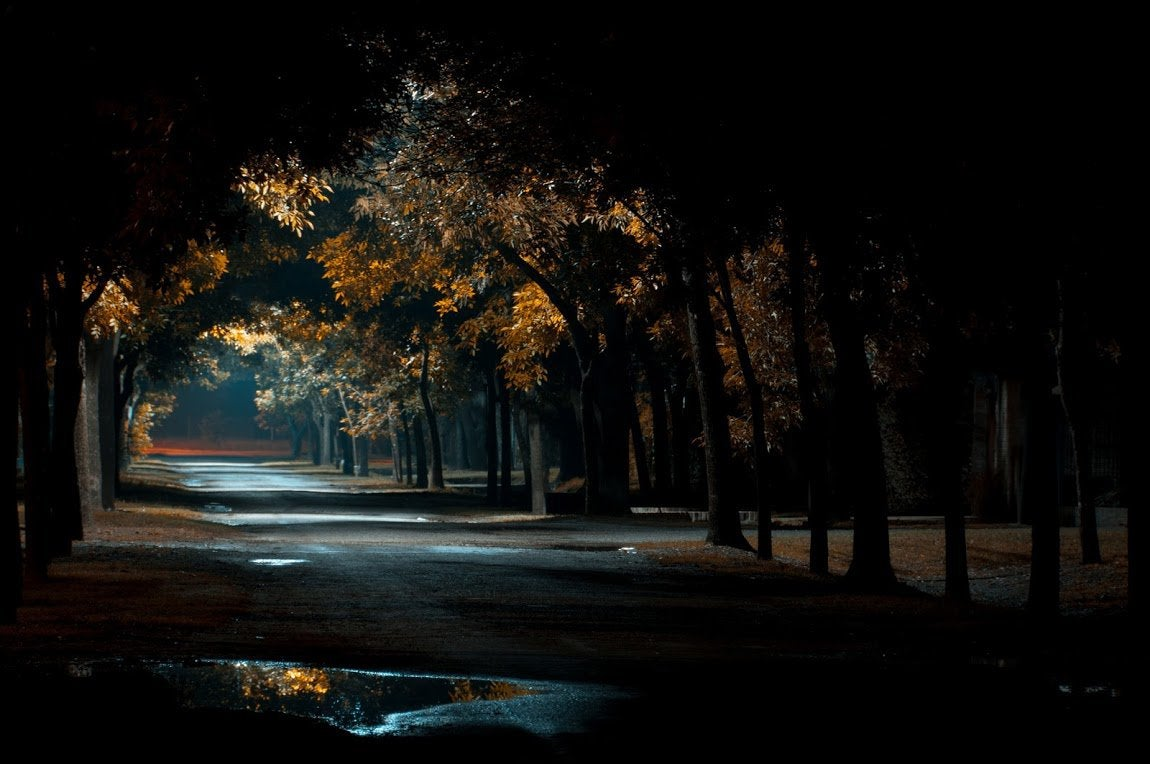
#> input picture Labs/lab2-Intensity Transformations/images/shadow road.jpg, 1150 x 764 px, found by its file name; its folder holds only this picture in this run
$ python hist_eq.py
#> lines starting #> are read from the running program, lines starting #| are printed output that depends on the picture
import matplotlib
import matplotlib.pyplot as plt
import numpy as np
import os
import matplotlib.image as mpimg

from skimage import data, img_as_float
from skimage import exposure

import sys

matplotlib.rcParams['font.size'] = 8


def plot_img_and_hist(image, axes, bins=256):
    """Plot an image along with its histogram and cumulative histogram.

    """
    image = img_as_float(image)
    ax_img, ax_hist = axes
    ax_cdf = ax_hist.twinx()

    # Display image
    ax_img.imshow(image, cmap=plt.cm.gray)
    ax_img.set_axis_off()

    # Display histogram
    ax_hist.hist(image.ravel(), bins=bins, histtype='step', color='black')
    ax_hist.ticklabel_format(axis='y', style='scientific', scilimits=(0, 0))
    ax_hist.set_xlabel('Pixel intensity')
    ax_hist.set_xlim(0, 1)
    ax_hist.set_yticks([])

    # Display cumulative distribution
    img_cdf, bins = exposure.cumulative_distribution(image, bins)
    ax_cdf.plot(bins, img_cdf, 'r')
    ax_cdf.set_yticks([])

    return ax_img, ax_hist, ax_cdf

if __name__ == "__main__":
    plt.close("all")

    image_dir = '.\\images\\'
    image_files = os.listdir(image_dir)

    for image_file in image_files[:]:

        img = mpimg.imread(image_dir+image_file)
#> img is the input picture: shape (764, 1150, 3); mean R, G, B 17.1, 16.7, 14.3
        # Load an example image
        #img = data.moon()
        # Contrast stretching
        p2, p98 = np.percentile(img, (2, 98))
#> p2 = 0; p98 = 118
        img_rescale = exposure.rescale_intensity(img, in_range=(p2, p98))
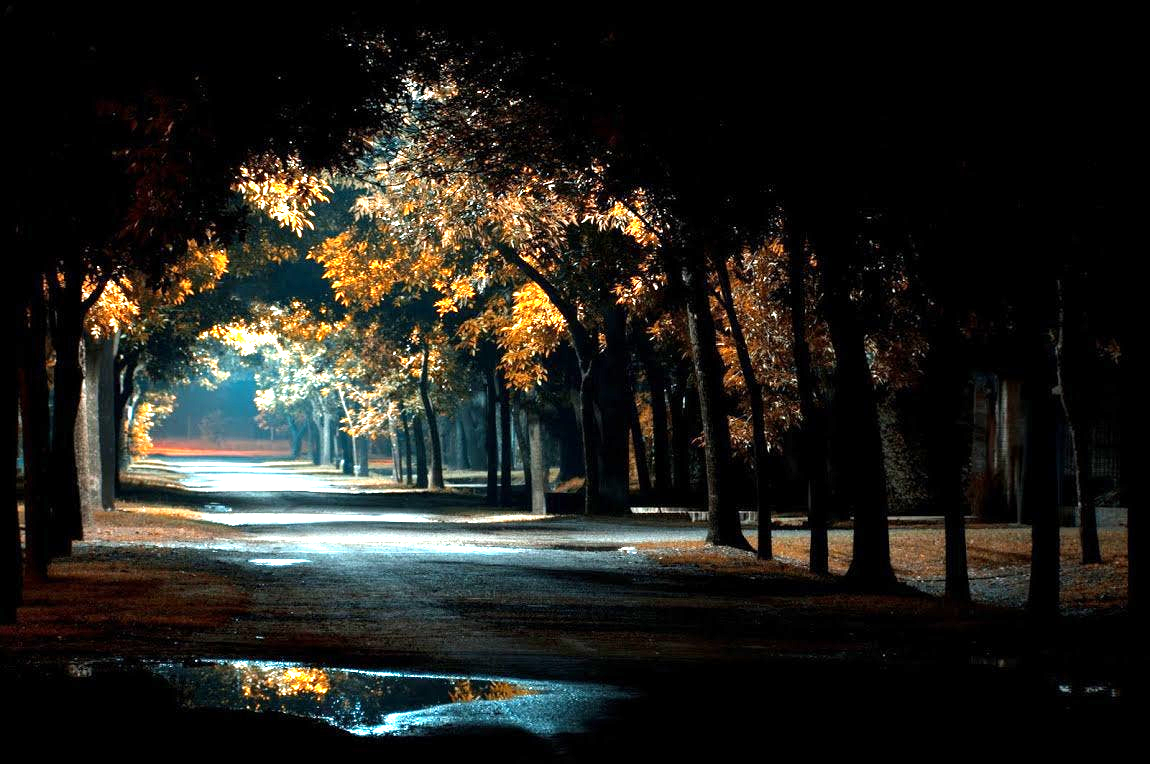
#> img_rescale: shape (764, 1150, 3); mean R, G, B 34.8, 34.1, 29.3

        # Equalization
        img_eq = exposure.equalize_hist(img)
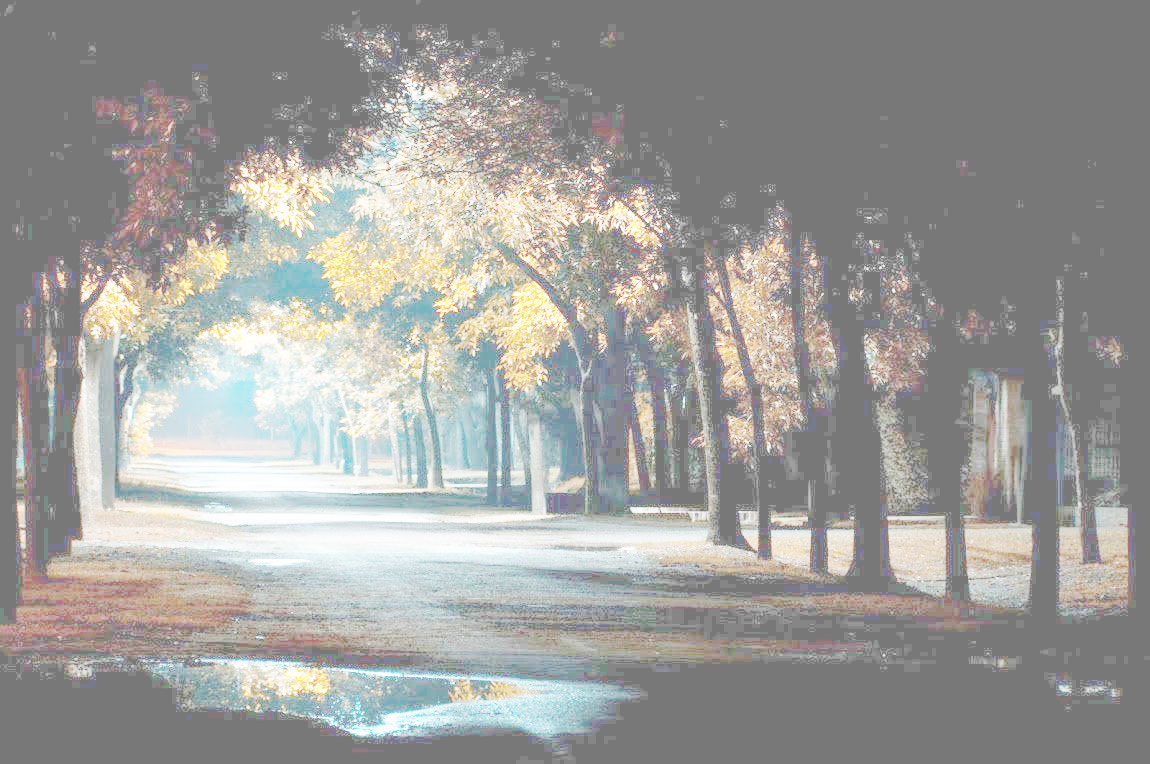
#> img_eq: shape (764, 1150, 3) float64; mean R, G, B 0.62, 0.619, 0.608

        # Adaptive Equalization
        img_adapteq = exposure.equalize_adapthist(img, clip_limit=0.03)
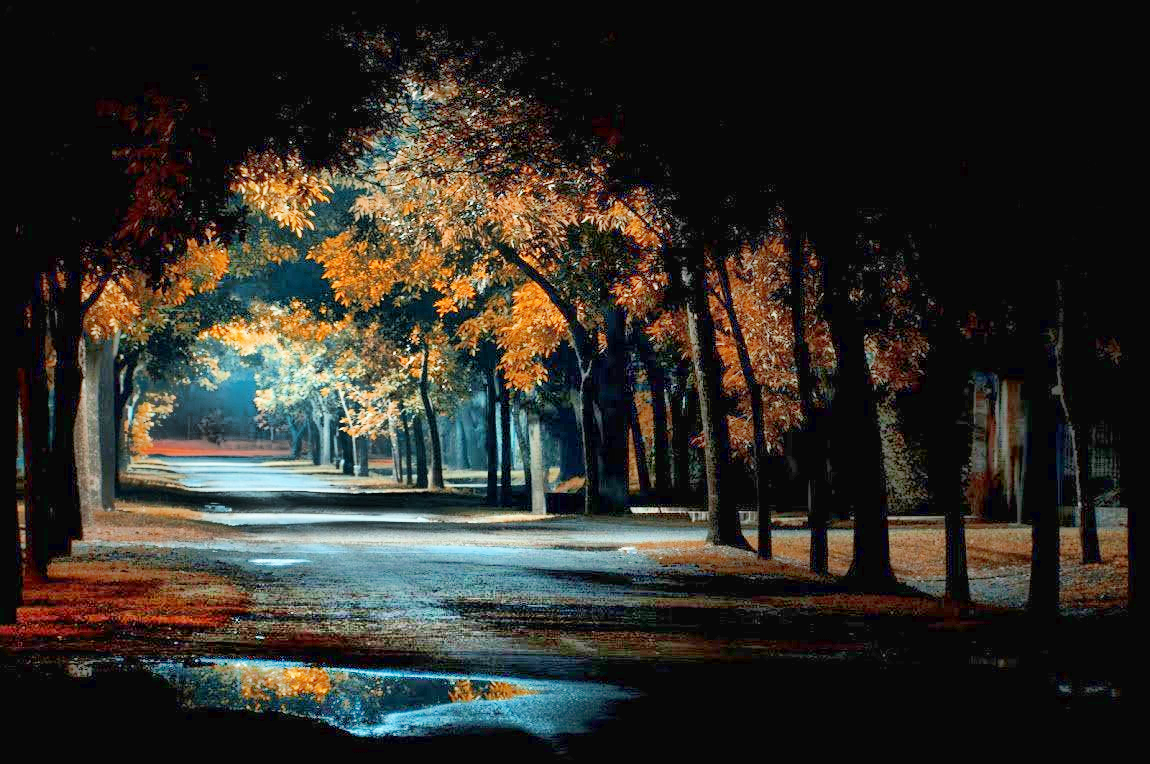
#> img_adapteq: shape (764, 1150, 3) float64; mean R, G, B 0.189, 0.18, 0.158

        # Display results
        fig = plt.figure(figsize=(8, 5))
        axes = np.zeros((2, 4), dtype=np.object)
        axes[0, 0] = fig.add_subplot(2, 4, 1)
        for i in range(1, 4):
            axes[0, i] = fig.add_subplot(2, 4, 1+i, sharex=axes[0,0], sharey=axes[0,0])
        for i in range(0, 4):
            axes[1, i] = fig.add_subplot(2, 4, 5+i)

        ax_img, ax_hist, ax_cdf = plot_img_and_hist(img, axes[:, 0])
#> in plot_img_and_hist, `img_cdf, bins = exposure.cumulative_distribution(image, bins)`: img_cdf = 256 values from 0.473 to 1; bins = 256 values from 0.00195 to 0.998
        ax_img.set_title('Low contrast image')

        y_min, y_max = ax_hist.get_ylim()
#> y_min = 0; y_max = 1310097.6
        ax_hist.set_ylabel('Number of pixels')
        ax_hist.set_yticks(np.linspace(0, y_max, 5))

        ax_img, ax_hist, ax_cdf = plot_img_and_hist(img_rescale, axes[:, 1])
        ax_img.set_title('Contrast stretching')

        ax_img, ax_hist, ax_cdf = plot_img_and_hist(img_eq, axes[:, 2])
        ax_img.set_title('Histogram equalization')

        ax_img, ax_hist, ax_cdf = plot_img_and_hist(img_adapteq, axes[:, 3])
        ax_img.set_title('Adaptive equalization')

        ax_cdf.set_ylabel('Fraction of total intensity')
        ax_cdf.set_yticks(np.linspace(0, 1, 5))

        # prevent overlap of y-axis labels
        fig.tight_layout()
        plt.show()
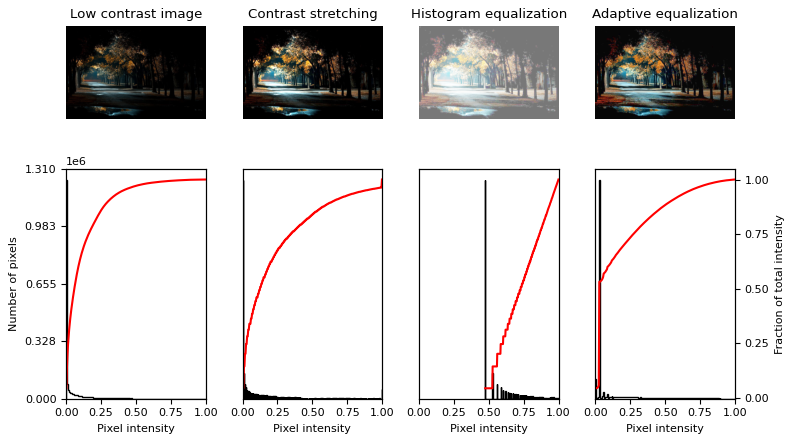
#> figure drawn by matplotlib, 12 panels; panel 12: curve peaks at x = 0.998, y = 1

$ run again, on Labs/lab2-Intensity Transformations/images/trailcam2.jpg
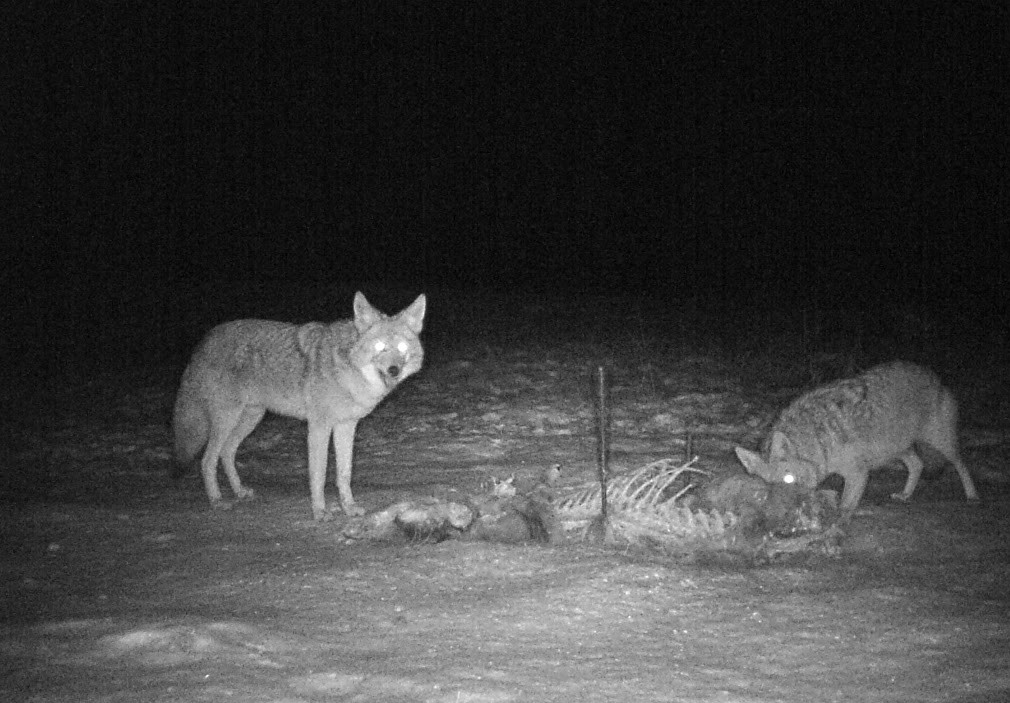
#> input picture Labs/lab2-Intensity Transformations/images/trailcam2.jpg, 1010 x 703 px, found by its file name
#> img is the input picture: shape (703, 1010, 3); min 0, max 255, mean 60.9
#> p2 = 7; p98 = 180
#> `img_eq = exposure.equalize_hist(img)`:
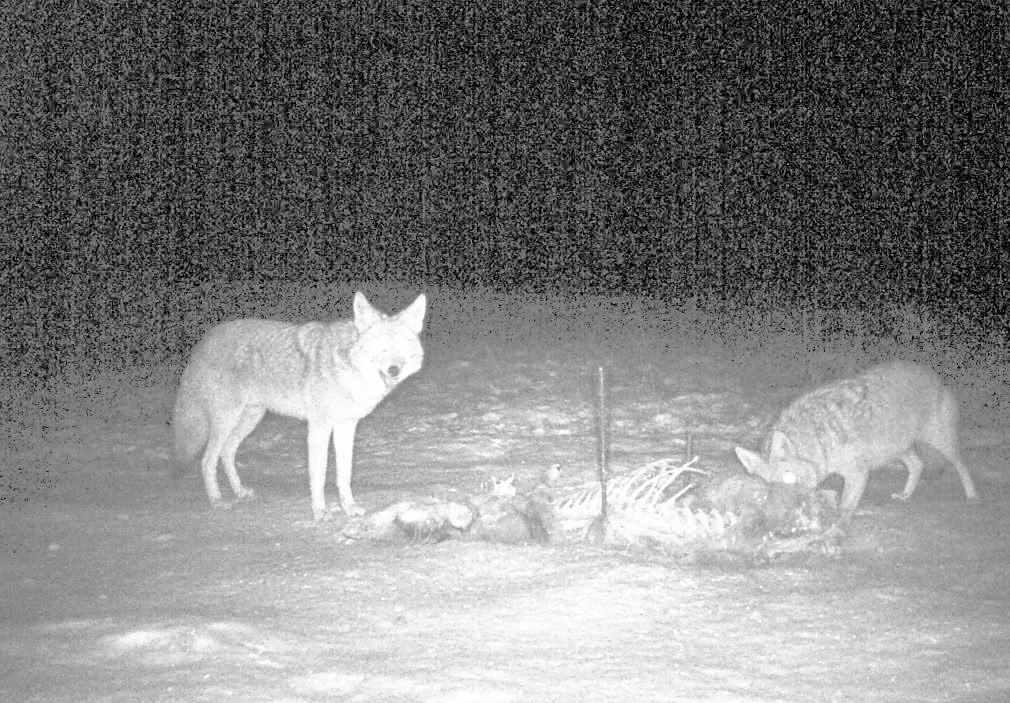
#> img_eq: shape (703, 1010, 3) float64; min 0.000462, max 1, mean 0.508
#> `img_adapteq = exposure.equalize_adapthist(img, clip_limit=0.03)`:
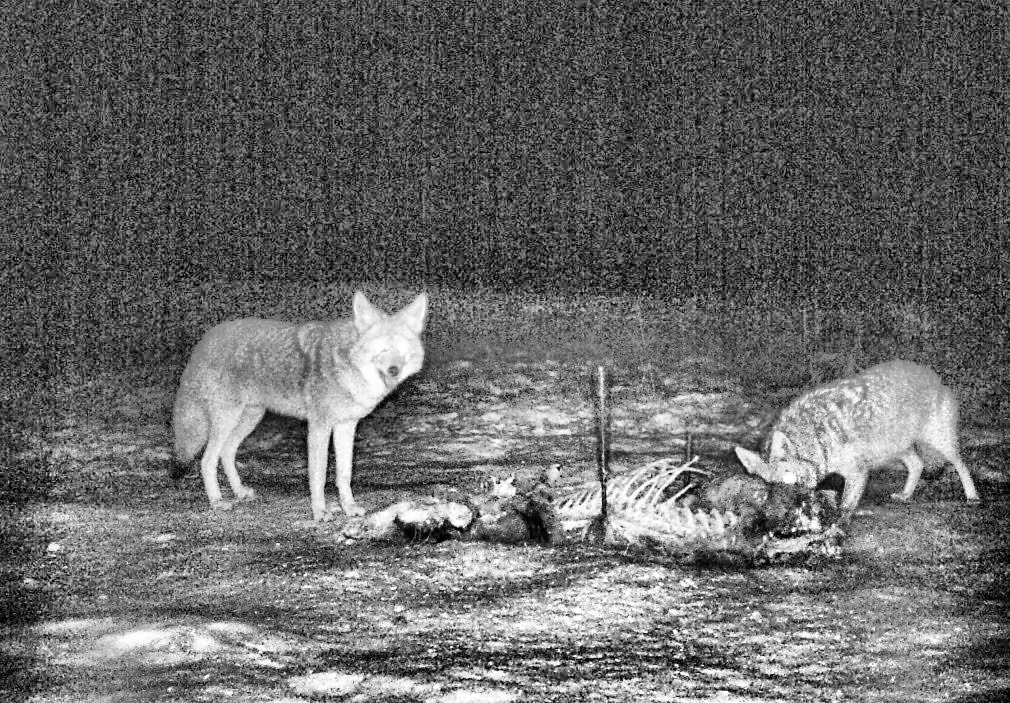
#> img_adapteq: shape (703, 1010, 3) float64; min 0, max 1, mean 0.407
#> img_cdf = 256 values from 0.000462 to 1; bins = 256 values from 0.00195 to 0.998
#> y_min = 0; y_max = 89932.5
